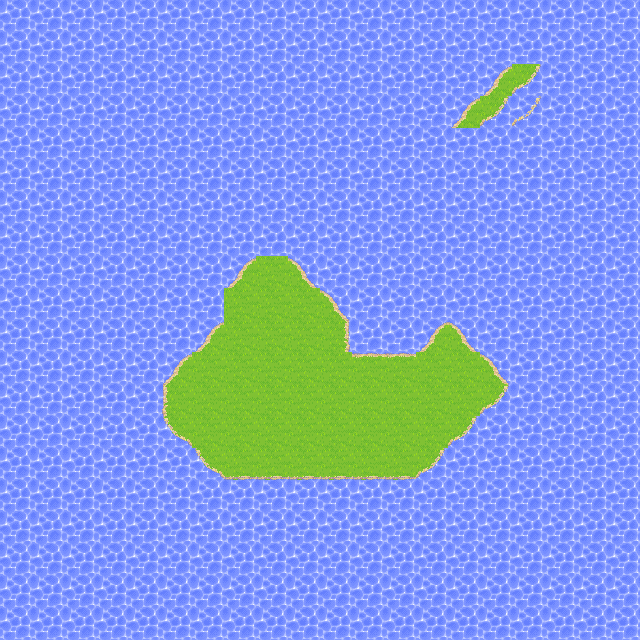

The image is a tile-based game level rendered from a .tmx file. Its description and source (layers, tilesets, objects; grid data summarised) follow:
An orthogonal 20x20 tile map with 32x32 px tiles, 3 tile layers (Water, Land, Coast), 2 tilesets.

<map version="1.0" orientation="orthogonal" width="20" height="20" tilewidth="32" tileheight="32">
 <tileset firstgid="1" name="Tileset" tilewidth="32" tileheight="32">
  <image source="../TileSets/World3.png" width="256" height="1152" />
  <tile id="0">
   <properties>
    <property name="tiletype" value="PLAINLAND" />
   </properties>
  </tile>
 </tileset>
 <tileset firstgid="289" name="water" tilewidth="32" tileheight="32">
  <image source="../TileSets/land1nt4.png" width="384" height="128" />
  <tile id="1">
   <properties>
    <property name="tiletype" value="SEA" />
   </properties>
  </tile>
  <tile id="12">
   <properties>
    <property name="tiletype" value="COAST" />
   </properties>
  </tile>
  <tile id="13">
   <properties>
    <property name="tiletype" value="COAST" />
   </properties>
  </tile>
  <tile id="14">
   <properties>
    <property name="tiletype" value="COAST" />
   </properties>
  </tile>
  <tile id="24">
   <properties>
    <property name="tiletype" value="COAST" />
   </properties>
  </tile>
  <tile id="36">
   <properties>
    <property name="tiletype" value="COAST" />
   </properties>
  </tile>
  <tile id="37">
   <properties>
    <property name="tiletype" value="COAST" />
   </properties>
  </tile>
  <tile id="38">
   <properties>
    <property name="tiletype" value="COAST" />
   </properties>
  </tile>
 </tileset>
 <layer name="Water" width="20" height="20">
  <data>[400 cells, 361 non-empty, 2 distinct tile ids]</data>
 </layer>
 <layer name="Land" width="20" height="20">
  <data>[400 cells, 124 non-empty, 2 distinct tile ids]</data>
 </layer>
 <layer name="Coast" width="20" height="20">
  <data>[400 cells, 28 non-empty, 8 distinct tile ids]</data>
 </layer>
</map>
